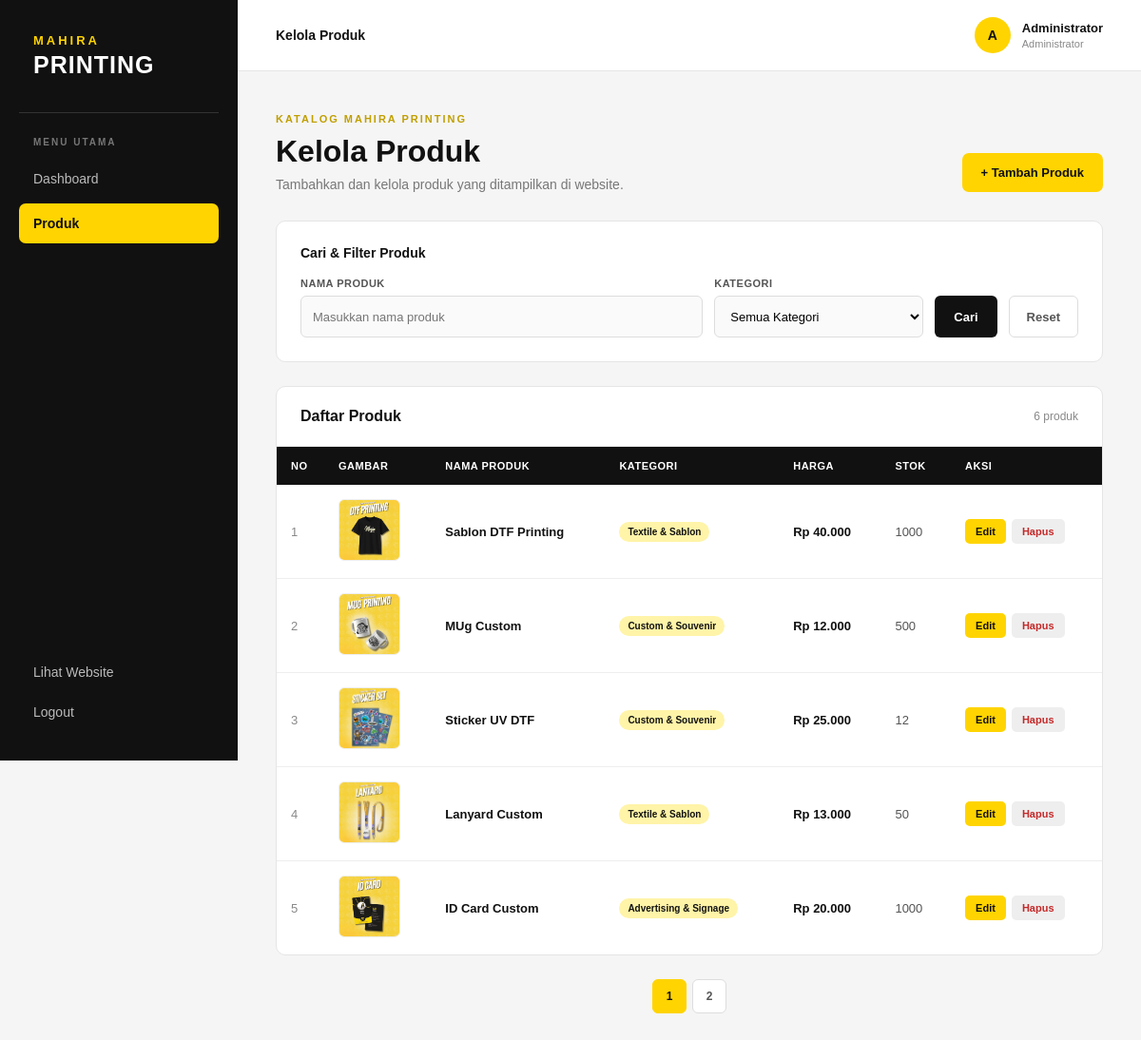
/admin/produk.php (signed in), run on the app's committed database.
### tables this page shows
CREATE TABLE `produk` (
  `id` int(11) NOT NULL,
  `nama` varchar(100) NOT NULL,
  `kategori` varchar(50) NOT NULL,
  `deskripsi` text NOT NULL,
  `harga` decimal(12,2) NOT NULL,
  `stok` int(11) NOT NULL DEFAULT '0',
  `gambar` varchar(255) DEFAULT NULL,
  `created_at` timestamp NOT NULL DEFAULT CURRENT_TIMESTAMP
);

### admin/produk.php (the view, shortened to what this page needs)
<?php
require_once "../config/database.php";
$keyword = isset($_GET['keyword']) ? $_GET['keyword'] : '';
$kategori = isset($_GET['kategori']) ? $_GET['kategori'] : '';
$where_sql = "";
$per_page = 5;
$page = isset($_GET['page']) ? (int)$_GET['page'] : 1;
$offset = ($page - 1) * $per_page;
$count_query = mysqli_query(
    $conn,
    "SELECT COUNT(*) AS total
     FROM produk
     $where_sql"
);
$count_data = mysqli_fetch_assoc($count_query);
$total_data = $count_data['total'];
$total_page = ceil($total_data / $per_page);
$query = mysqli_query(
    $conn,
    "SELECT *
     FROM produk
     $where_sql
     ORDER BY id DESC
     LIMIT $per_page OFFSET $offset"
);
?>
<!DOCTYPE html>
<html lang="id">
<head>
</head>
<body>
<aside class="sidebar">
    <div class="brand">
        <span>MAHIRA</span>
        <h1>PRINTING</h1>
    </div>
    <div class="menu-title">
        Menu Utama
    </div>
    <nav class="menu">
        <a href="index.php">
            Dashboard
        </a>
        <a
            href="produk.php"
            class="active"
        >
            Produk
        </a>
    </nav>
    <div class="sidebar-bottom">
        <a href="../index.php">
            Lihat Website
        </a>
        <a
            href="logout.php"
            class="logout"
        >
            Logout
        </a>
    </div>
</aside>
<main class="main">
    <header class="topbar">
        <div class="page-title">
            Kelola Produk
        </div>
        <div class="admin-info">
            <div class="admin-avatar">
                <?php
                $nama_admin = isset($_SESSION['admin_nama'])
                    ? $_SESSION['admin_nama']
                    : 'Admin';
                echo strtoupper(substr($nama_admin, 0, 1));
                ?>
            </div>
            <div>
                <div class="admin-name">
                    <?php
                    echo htmlspecialchars($nama_admin);
                    ?>
                </div>
                <div class="admin-role">
                    Administrator
                </div>
            </div>
        </div>
    </header>
    <div class="content">
        <div class="page-header">
            <div>
                <small>
                    Katalog Mahira Printing
                </small>
                <h1>
                    Kelola Produk
                </h1>
                <p>
                    Tambahkan dan kelola produk yang ditampilkan di website.
                </p>
            </div>
            <a
                href="tambah.php"
                class="add-button"
            >
                + Tambah Produk
            </a>
        </div>
        <div class="filter-card">
            <div class="filter-title">
                Cari & Filter Produk
            </div>
            <form
                method="GET"
                class="filter-form"
            >
                <div class="form-group">
                    <label>
                        Nama Produk
                    </label>
                    <input
                        type="text"
                        name="keyword"
                        placeholder="Masukkan nama produk"
                        value="<?php echo htmlspecialchars($keyword); ?>"
                    >
                </div>
                <div class="form-group">
                    <label>
                        Kategori
                    </label>
                    <select name="kategori">
                        <option value="">
                            Semua Kategori
                        </option>
                    </select>
                </div>
                <button
                    type="submit"
                    class="search-button"
                >
                    Cari
                </button>
                <a
                    href="produk.php"
                    class="reset-button"
                >
                    Reset
                </a>
            </form>
        </div>
        <div class="table-card">
            <div class="table-header">
                <h2>
                    Daftar Produk
                </h2>
                <div class="table-count">
                    <?php echo $total_data; ?> produk
                </div>
            </div>
            <div class="table-wrapper">
                <table>
                    <thead>
                        <tr>
                            <th>No</th>
                            <th>Gambar</th>
                            <th>Nama Produk</th>
                            <th>Kategori</th>
                            <th>Harga</th>
                            <th>Stok</th>
                            <th>Aksi</th>
                        </tr>
                    </thead>
                    <tbody>
                    <?php
                    $no = $offset + 1;
                    if ($total_data > 0) {
                        while ($row = mysqli_fetch_assoc($query)) {
                    ?>
                        <tr>
                            <td class="number">
                                <?php echo $no++; ?>
                            </td>
                            <td>
                                <?php
                                if (!empty($row['gambar'])) {
                                ?>
                                    <img
                                        src="../uploads/produk/<?php echo htmlspecialchars($row['gambar']); ?>"
                                        class="product-image"
                                        alt="<?php echo htmlspecialchars($row['nama']); ?>"
                                    >
                                <?php
                                } else {
                                ?>
                                    <div class="no-image">
                                        MAHIRA
                                    </div>
                                <?php
                                }
                                ?>
                            </td>
                            <td>
                                <div class="product-name">
                                    <?php echo htmlspecialchars($row['nama']); ?>
                                </div>
                            </td>
                            <td>
                                <span class="category">
                                    <?php echo htmlspecialchars($row['kategori']); ?>
                                </span>
                            </td>
                            <td class="price">
                                Rp <?php echo number_format(
                                    $row['harga'],
                                    0,
                                    ',',
                                    '.'
                                ); ?>
                            </td>
                            <td class="stock">
                                <?php echo $row['stok']; ?>
                            </td>
                            <td>
                                <div class="actions">
                                    <a
                                        href="edit.php?id=<?php echo $row['id']; ?>"
                                        class="action-button edit-button"
                                    >
                                        Edit
                                    </a>
                                    <a
                                        href="hapus.php?id=<?php echo $row['id']; ?>"
                                        class="action-button delete-button"
                                        onclick="return confirm('Yakin ingin menghapus produk?')"
                                    >
                                        Hapus
                                    </a>
                                </div>
                            </td>
                        </tr>
                    <?php
                        }
                    }
                    ?>
                    </tbody>
                </table>
            </div>
        </div>
        <?php
        if ($total_page > 1) {
        ?>
            <div class="pagination">
                <?php
                for ($i = 1; $i <= $total_page; $i++) {
                    $active = '';
                    if ($i == $page) {
                        $active = 'active';
                    }
                ?>
                    <a
                        href="?page=<?php echo $i; ?>&keyword=<?php echo urlencode($keyword); ?>&kategori=<?php echo urlencode($kategori); ?>"
                        class="<?php echo $active; ?>"
                    >
                        <?php echo $i; ?>
                    </a>
                <?php
                }
                ?>
            </div>
        <?php
        }
        ?>
    </div>
</main>
</body>
</html>

### data on the page
produk: gambar (picture), nama "Sablon DTF Printing", kategori "Textile & Sablon", harga "40.000", stok "1000"
produk: gambar (picture), nama "MUg Custom", kategori "Custom & Souvenir", harga "12.000", stok "500"
produk: gambar (picture), nama "Sticker UV DTF", kategori "Custom & Souvenir", harga "25.000", stok "12"
produk: gambar (picture), nama "Lanyard Custom", kategori "Textile & Sablon", harga "13.000", stok "50"
produk: gambar (picture), nama "ID Card Custom", kategori "Advertising & Signage", harga "20.000", stok "1000"

### other printed values
substr($nama_admin, 0, 1) "A"
$nama_admin "Administrator"
$total_data "6"
